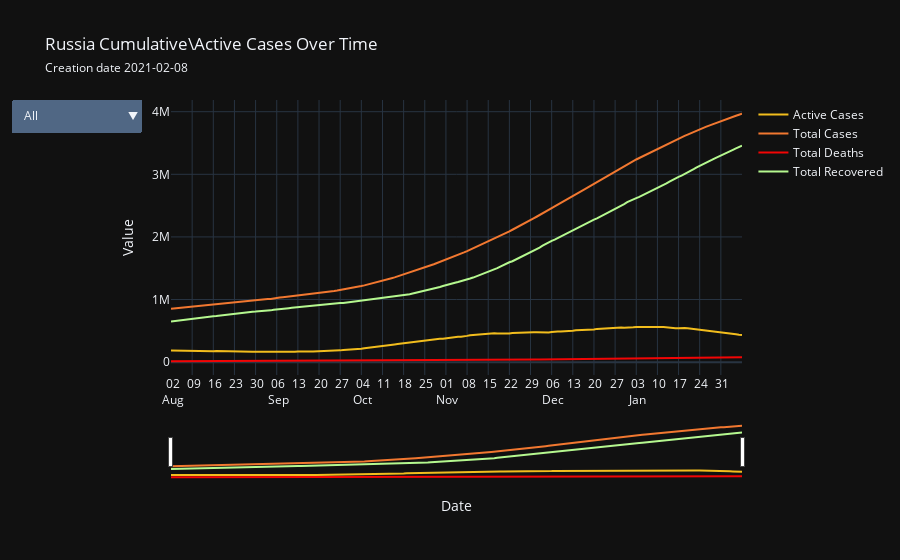

Write notebook code for a chart like this one.
### Markdown cell above
### Part Two - Data Visualization
#### Cumulative data

### Code cell
country.linear_plot(save = True)

### Figure 1 — Plotly figure (JSON) as saved in the notebook; plotly's stock layout.template omitted (floating-point values rounded to 4 significant figures; data arrays with more than 128 entries replaced by an {"elided": "..."} marker saying what was removed)
{"data": [{"hovertemplate": "Date: %{x} <br>Active Cases: %{y}", "line": {"color": "#F2BD1D"}, "name": "Active Cases", "type": "scatter", "x": {"elided": "174 str values"}, "y": {"elided": "174 int values"}}, {"hovertemplate": "Date: %{x} <br>Total Cases: %{y}", "line": {"color": "#F27830"}, "name": "Total Cases", "type": "scatter", "x": {"elided": "174 str values"}, "y": {"elided": "174 int values"}}, {"hovertemplate": "Date: %{x} <br>Total Deaths: %{y}", "line": {"color": "#F20505"}, "name": "Total Deaths", "type": "scatter", "x": {"elided": "174 str values"}, "y": {"elided": "174 int values"}}, {"hovertemplate": "Date: %{x} <br>Total Recovered: %{y}", "line": {"color": "#B5F88F"}, "name": "Total Recovered", "type": "scatter", "x": {"elided": "174 str values"}, "y": {"elided": "174 int values"}}], "layout": {"autosize": false, "title": {"text": "Russia Cumulative\\Active Cases Over Time<br><span style='font-size:12px;'>Creation date 2021-02-08</span>"}, "updatemenus": [{"active": 0, "buttons": [{"args": [{"visible": [true, true, true, true]}, {"title": "Russia Cumulative\\Active Cases Over Time<br><span style='font-size:12px;'>Creation date 2021-02-08</span>"}], "label": "All", "method": "update"}, {"args": [{"visible": [true, false, false, false]}, {"title": "Russia Active Cases Over Time<br><span style='font-size:12px;'>Creation date 2021-02-08</span>"}], "label": "Active Cases", "method": "update"}, {"args": [{"visible": [false, true, false, false]}, {"title": "Russia Total Cases Over Time<br><span style='font-size:12px;'>Creation date 2021-02-08</span>"}], "label": "Total Cases", "method": "update"}, {"args": [{"visible": [false, false, true, false]}, {"title": "Russia Total Deaths Over Time<br><span style='font-size:12px;'>Creation date 2021-02-08</span>"}], "label": "Total Deaths", "method": "update"}, {"args": [{"visible": [false, false, false, true]}, {"title": "Russia Total Recovered Over Time<br><span style='font-size:12px;'>Creation date 2021-02-08</span>"}], "label": "Total Recovered", "method": "update"}]}], "width": 900, "xaxis": {"dtick": 604800000.0, "rangeslider": {"visible": true}, "tick0": "2020-08-02T00:00:00", "tickangle": 0, "tickformat": "%d\n%b", "ticklabelmode": "period", "title": {"text": "Date"}, "type": "date"}, "yaxis": {"title": {"text": "Value"}}}}
